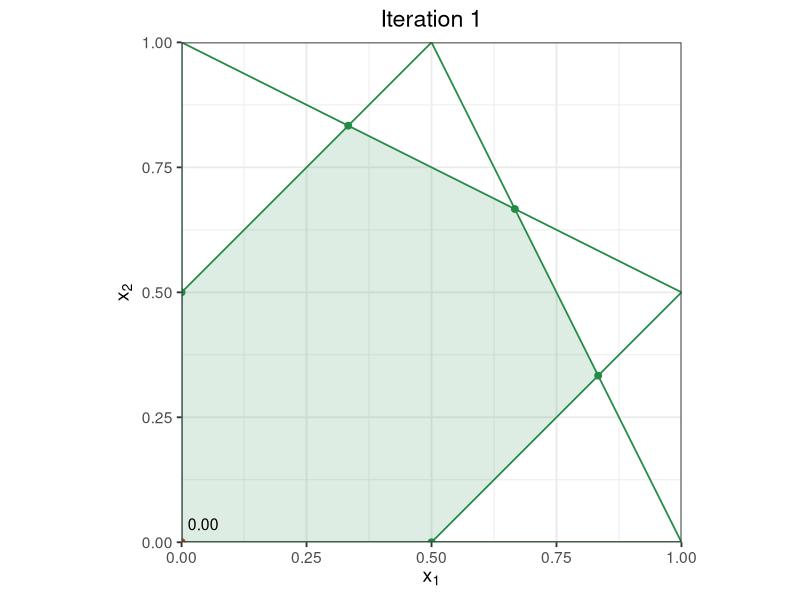
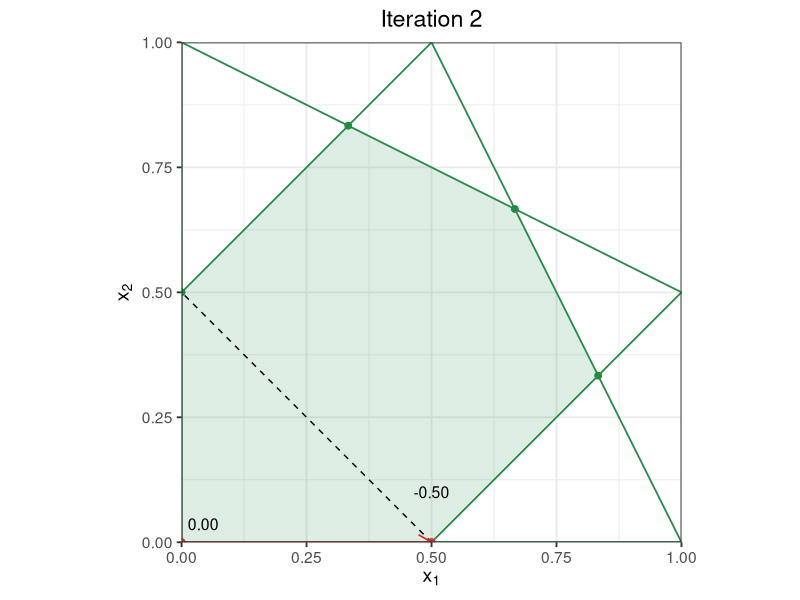
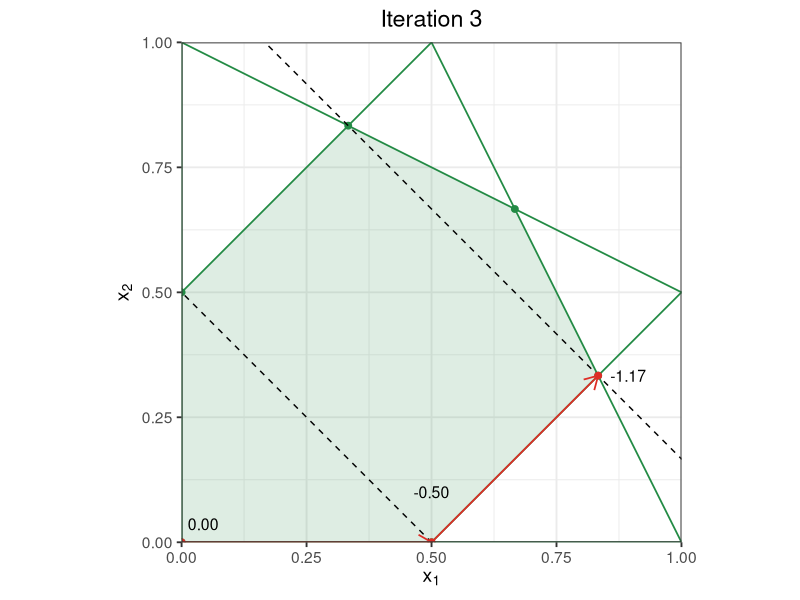
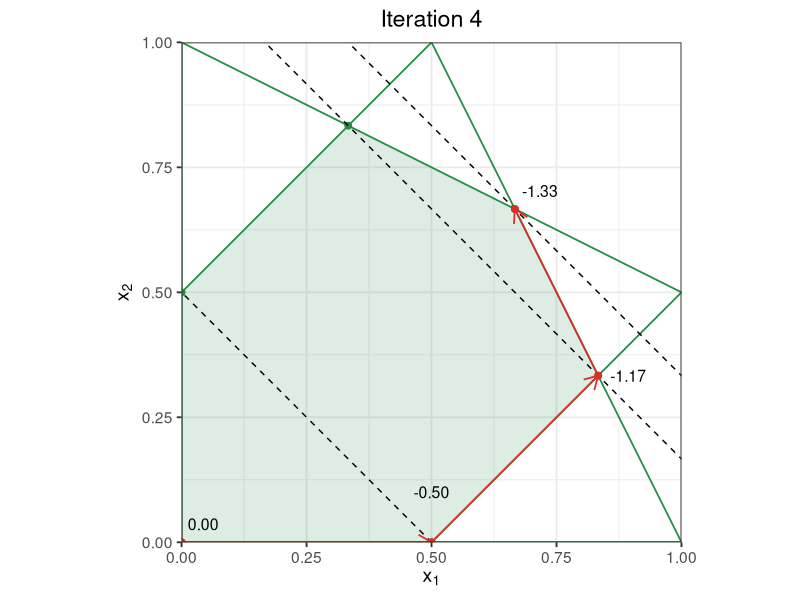

These charts were generated, in order, by the following R code:
# Used in: slides/07-constrained/04-lpsolvers.tex
#
# Runs a small two-dimensional simplex example and saves one plot per iteration.
# Each plot shows the feasible polytope, visited vertices, and objective level lines.

set.seed(1L)

library(data.table)
library(ggplot2)
library(grid)

figure_dir = "../figure"
dir.create(figure_dir, recursive = TRUE, showWarnings = FALSE)

constraint_color = "#238b45"
trace_color = "#de2d26"
fill_alpha = 0.15

constraint_matrix = matrix(
  c(
    -1, 1,
    1, 2,
    2, 1,
    1, -1,
    -1, 0,
    0, -1
  ),
  ncol = 2L,
  byrow = TRUE
)
constraint_rhs = c(0.5, 2, 2, 0.5, 0, 0)
start_point = c(0, 0)
cost_vector = c(-1, -1)

feasible_vertices = function(a_matrix, b_vector, tolerance = 1e-9) {
  index_pairs = combn(seq_len(nrow(a_matrix)), 2L, simplify = FALSE)

  vertices = lapply(index_pairs, function(active_index) {
    active_matrix = a_matrix[active_index, , drop = FALSE]

    if (abs(det(active_matrix)) <= tolerance) {
      NULL
    } else {
      point = as.numeric(solve(active_matrix, b_vector[active_index]))
      is_feasible = all(drop(a_matrix %*% point) <= b_vector + tolerance)

      if (is_feasible) {
        data.table(x1 = point[1L], x2 = point[2L])
      } else {
        NULL
      }
    }
  })

  vertices = Filter(Negate(is.null), vertices)

  if (length(vertices) == 0L) {
    data.table(x1 = numeric(), x2 = numeric())
  } else {
    unique(rbindlist(vertices))
  }
}

order_vertices = function(vertices) {
  if (nrow(vertices) <= 2L) {
    vertices
  } else {
    center_x1 = mean(vertices$x1)
    center_x2 = mean(vertices$x2)
    ordered_vertices = copy(vertices)
    ordered_vertices[, angle := atan2(x2 - center_x2, x1 - center_x1)]
    setorder(ordered_vertices, angle)
    ordered_vertices[, angle := NULL]
    ordered_vertices
  }
}

constraint_lines = function(a_matrix, b_vector, tolerance = 1e-9) {
  line_data = data.table(
    a1 = a_matrix[, 1L],
    a2 = a_matrix[, 2L],
    rhs = b_vector
  )

  list(
    abline = line_data[abs(a2) > tolerance][
      ,
      .(intercept = rhs / a2, slope = -a1 / a2)
    ],
    vline = line_data[abs(a2) <= tolerance & abs(a1) > tolerance][
      ,
      .(x_intercept = rhs / a1)
    ]
  )
}

plot_polytope = function(a_matrix, b_vector) {
  vertices = order_vertices(feasible_vertices(a_matrix, b_vector))
  lines = constraint_lines(a_matrix, b_vector)

  ggplot() +
    geom_abline(
      data = lines$abline,
      mapping = aes(intercept = intercept, slope = slope),
      color = constraint_color,
      linewidth = 0.6
    ) +
    geom_vline(
      data = lines$vline,
      mapping = aes(xintercept = x_intercept),
      color = constraint_color,
      linewidth = 0.6
    ) +
    geom_polygon(
      data = vertices,
      mapping = aes(x = x1, y = x2),
      fill = constraint_color,
      alpha = fill_alpha
    ) +
    geom_point(
      data = vertices,
      mapping = aes(x = x1, y = x2),
      color = constraint_color,
      size = 2
    ) +
    coord_equal(xlim = c(0, 1), ylim = c(0, 1), expand = FALSE) +
    labs(x = expression(x[1]), y = expression(x[2])) +
    theme_bw(base_size = 14L) +
    theme(plot.title = element_text(hjust = 0.5))
}

select_active_basis = function(a_matrix, active_set, n_variables, tolerance = 1e-9) {
  if (length(active_set) < n_variables) {
    stop("The current point has too few active constraints to identify a simplex basis.")
  }

  basis_candidates = combn(active_set, n_variables, simplify = FALSE)
  valid_basis = vapply(
    basis_candidates,
    function(basis_rows) {
      basis_matrix = a_matrix[basis_rows, , drop = FALSE]
      abs(det(basis_matrix)) > tolerance
    },
    logical(1L)
  )

  selected_index = which(valid_basis)[1L]

  if (is.na(selected_index)) {
    stop("The active constraints do not contain a nonsingular simplex basis.")
  }

  basis_candidates[[selected_index]]
}

trace_row = function(point, previous_point, cost) {
  objective_value = as.numeric(cost %*% point)

  data.table(
    x1 = point[1L],
    x2 = point[2L],
    x1_old = previous_point[1L],
    x2_old = previous_point[2L],
    objective_value = round(objective_value, 2L),
    objective_label = sprintf("%.2f", round(objective_value, 2L)),
    intercept = objective_value / cost[2L],
    slope = -cost[1L] / cost[2L]
  )
}

simplex_trace = function(a_matrix, b_vector, cost, start, tolerance = 1e-8, max_iterations = 20L) {
  n_variables = ncol(a_matrix)
  point = start
  previous_point = c(NA_real_, NA_real_)
  trace = list(trace_row(point, previous_point, cost))

  for (iteration in seq_len(max_iterations)) {
    active_set = which(abs(drop(a_matrix %*% point - b_vector)) <= tolerance)
    basis_rows = select_active_basis(a_matrix, active_set, n_variables, tolerance)
    edge_matrix = -solve(a_matrix[basis_rows, , drop = FALSE])
    objective_improvement = drop(-cost %*% edge_matrix)

    if (all(objective_improvement <= tolerance)) {
      break
    }

    edge_index = which(objective_improvement > tolerance)[1L]
    edge = edge_matrix[, edge_index]
    blocking_constraints = which(drop(a_matrix %*% edge) > tolerance)

    if (length(blocking_constraints) == 0L) {
      stop("The linear program is unbounded in the selected simplex direction.")
    }

    step_lengths = (
      b_vector[blocking_constraints] - drop(a_matrix[blocking_constraints, , drop = FALSE] %*% point)
    ) / drop(a_matrix[blocking_constraints, , drop = FALSE] %*% edge)

    positive_steps = step_lengths[step_lengths > tolerance]

    if (length(positive_steps) == 0L) {
      stop("No positive simplex step length found.")
    }

    previous_point = point
    point = point + min(positive_steps) * edge
    trace[[length(trace) + 1L]] = trace_row(point, previous_point, cost)
  }

  rbindlist(trace)
}

simplex_path = simplex_trace(constraint_matrix, constraint_rhs, cost_vector, start_point)

for (iteration in seq_len(min(4L, nrow(simplex_path)))) {
  visible_path = simplex_path[seq_len(iteration)]
  visible_steps = visible_path[!is.na(x1_old)]
  label_positions = copy(visible_path)
  label_positions[, `:=`(
    label_x = x1,
    label_y = x2,
    hjust = -0.2,
    vjust = -1
  )]
  label_positions[objective_label == "-0.50", `:=`(
    label_x = x1,
    label_y = x2 + 0.1,
    hjust = 0.5,
    vjust = 0.5
  )]
  label_positions[objective_label == "-1.17", `:=`(
    label_x = x1 + 0.06,
    label_y = x2 + 0,
    hjust = 0.5,
    vjust = 0.5
  )]

  plot = plot_polytope(constraint_matrix, constraint_rhs) +
    labs(title = sprintf("Iteration %s", iteration)) +
    geom_abline(
      data = visible_path,
      mapping = aes(intercept = intercept, slope = slope),
      linetype = "dashed",
      linewidth = 0.5
    ) +
    geom_point(
      data = visible_path,
      mapping = aes(x = x1, y = x2),
      color = trace_color,
      size = 2
    ) +
    geom_text(
      data = label_positions,
      mapping = aes(x = label_x, y = label_y, label = objective_label, hjust = hjust, vjust = vjust),
      size = 4
    ) +
    geom_segment(
      data = visible_steps,
      mapping = aes(x = x1_old, y = x2_old, xend = x1, yend = x2),
      color = trace_color,
      arrow = arrow(length = unit(0.03, "npc")),
      linewidth = 0.6
    )

  ggsave(
    filename = file.path(figure_dir, sprintf("simplex_implementation-%s.png", iteration)),
    plot = plot,
    width = 5,
    height = 5,
    dpi = 300,
    bg = "white"
  )
}
